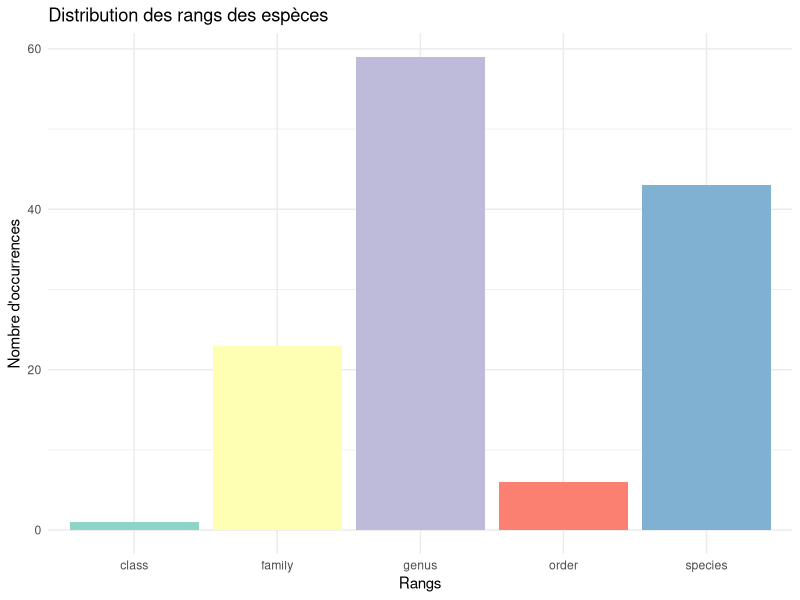

This chart was generated by the following R code:
library(rio)
library(dplyr)
library(stringi)
library(stringr)
library(ggplot2)
library(readxl)
#########################################################
### Description des espèces végétales échantillonnées ###
#########################################################


setwd("~/REGIME_ALIM_CHAM_GIT/Regime_alimentaire_chamois")

#importer le jeu de données trnl 
species_trnl <- read_excel("BDD/ANTAGENE-F1016-FDC70-Regime_Chamois-trnl/ANTAGENE-F1016-FDC70-Regime_Chamois-trnl-seuil_100-100-100.xlsx", col_names = FALSE)
summary(species_trnl)

#J'extrait les deux premières lignes (occurences, vecteur de rangs taxonomiques) pour les isoler. 
# puis convertir en vecteur simple pour manipuler facilement
occurence_trnl_vect <- unlist(species_trnl[1, 20:151])
occurence_trnl_vect <- factor(occurence_trnl_vect)

rangs_trnl_vect <- as.vector(unlist(species_trnl[2, 20:151]))
rangs_trnl_vect <- factor(rangs_trnl_vect)
rangs_trnl_vect


#vérification et modification des classes 
class(occurence_trnl_vect)
class(rangs_trnl_vect)

#Quelle précision pour mes données ? compter par rangs (species, family etc.)
rangs_trnl_vect
sort(table(rangs_trnl_vect), decreasing = TRUE) #tableau répartition rangs
distribution_species <- as.data.frame(table(rangs_trnl_vect))
colnames(distribution_species) <- c("rangs", "count")


ggplot(distribution_species, aes(x = rangs, y = count, fill = rangs)) +
  geom_col() +                            # barres selon la colonne count
  theme_minimal() +                       # style minimal
  labs(
    x = "Rangs",                           # axe X
    y = "Nombre d'occurrences",            # axe Y
    title = "Distribution des rangs des espèces"  # titre
  ) +
  theme(
    legend.position = "none"                             # enlever la légende si pas utile
  ) +
  scale_fill_brewer(palette = "Set3")                  # palette de couleurs

#Results (du plus représenté au moins représenté : Genus, species, family, order, class)


##### Extraction des donnees avec occurrences par échantillons 
samples_trnl <- species_trnl[, 20:151]

#mettre la ligne des noms de plantes comme nom de colonnes et supprimer la ligne nom (ligne 3).
# + supprimer la ligne somme des occurrences que j'avais extraite plus tôt 
colnames(samples_trnl)<-as.character(samples_trnl[3,])
samples_trnl<-samples_trnl[-3,]
samples_trnl<-samples_trnl[-1,]
##On est pas trop mal 

